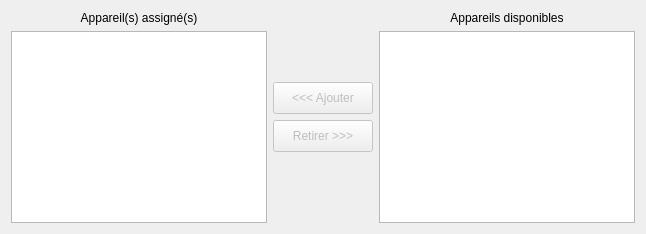
         <widget class="QWidget" name="tabDevices">
          <attribute name="icon">
           <iconset resource="../../resources/TeraClient.qrc">
            <normaloff>:/icons/device.png</normaloff>:/icons/device.png</iconset>
          </attribute>
          <attribute name="title">
           <string>Appareils</string>
          </attribute>
          <layout class="QHBoxLayout" name="horizontalLayout_3">
           <item>
            <layout class="QVBoxLayout" name="verticalLayout_9">
             <item>
              <widget class="QLabel" name="lblDevices">
               <property name="text">
                <string>Appareil(s) assigné(s)</string>
               </property>
               <property name="alignment">
                <set>Qt::AlignCenter</set>
               </property>
              </widget>
             </item>
             <item>
              <widget class="QListWidget" name="lstDevices">
               <property name="enabled">
                <bool>true</bool>
               </property>
               <property name="editTriggers">
                <set>QAbstractItemView::NoEditTriggers</set>
               </property>
               <property name="selectionMode">
                <enum>QAbstractItemView::SingleSelection</enum>
               </property>
               <property name="iconSize">
                <size>
                 <width>24</width>
                 <height>24</height>
                </size>
               </property>
              </widget>
             </item>
            </layout>
           </item>
           <item>
            <layout class="QVBoxLayout" name="verticalLayout_2">
             <item>
              <spacer name="verticalSpacer">
               <property name="orientation">
                <enum>Qt::Vertical</enum>
               </property>
               <property name="sizeHint" stdset="0">
                <size>
                 <width>20</width>
                 <height>40</height>
                </size>
               </property>
              </spacer>
             </item>
             <item>
              <widget class="QPushButton" name="btnAddDevice">
               <property name="enabled">
                <bool>false</bool>
               </property>
               <property name="minimumSize">
                <size>
                 <width>100</width>
                 <height>32</height>
                </size>
               </property>
               <property name="cursor">
                <cursorShape>PointingHandCursor</cursorShape>
               </property>
               <property name="text">
                <string>&lt;&lt;&lt; Ajouter</string>
               </property>
              </widget>
             </item>
             <item>
              <widget class="QPushButton" name="btnDelDevice">
               <property name="enabled">
                <bool>false</bool>
               </property>
               <property name="minimumSize">
                <size>
                 <width>100</width>
                 <height>32</height>
                </size>
               </property>
               <property name="cursor">
                <cursorShape>PointingHandCursor</cursorShape>
               </property>
               <property name="text">
                <string>Retirer &gt;&gt;&gt;</string>
               </property>
              </widget>
             </item>
             <item>
              <spacer name="verticalSpacer_2">
               <property name="orientation">
                <enum>Qt::Vertical</enum>
               </property>
               <property name="sizeHint" stdset="0">
                <size>
                 <width>20</width>
                 <height>40</height>
                </size>
               </property>
              </spacer>
             </item>
            </layout>
           </item>
           <item>
            <layout class="QVBoxLayout" name="verticalLayout_3">
             <item>
              <widget class="QLabel" name="lblAvailDevices">
               <property name="text">
                <string>Appareils disponibles</string>
               </property>
               <property name="alignment">
                <set>Qt::AlignCenter</set>
               </property>
              </widget>
             </item>
             <item>
              <widget class="QListWidget" name="lstAvailDevices"/>
             </item>
            </layout>
           </item>
          </layout>
         </widget>
